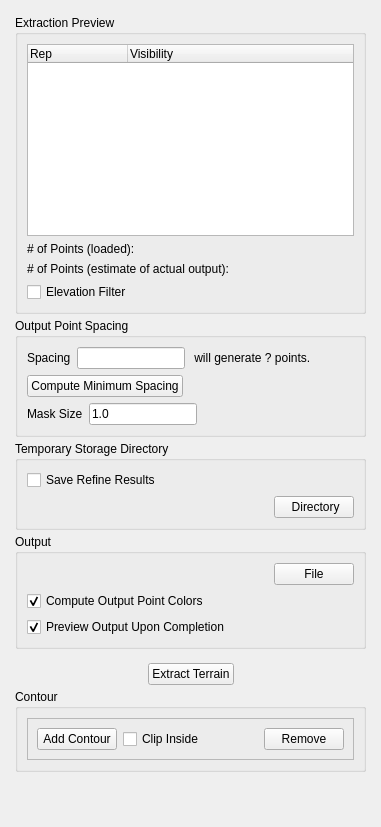
     <widget class="QWidget" name="tabExtractTerrain">
      <attribute name="title">
       <string>Terrain Extraction</string>
      </attribute>
      <layout class="QVBoxLayout">
       <item>
        <widget class="QFrame" name="TerrainOptionsFrame">
         <property name="enabled">
          <bool>true</bool>
         </property>
         <property name="sizePolicy">
          <sizepolicy hsizetype="Preferred" vsizetype="Preferred">
           <horstretch>0</horstretch>
           <verstretch>0</verstretch>
          </sizepolicy>
         </property>
         <property name="lineWidth">
          <number>0</number>
         </property>
         <layout class="QGridLayout" name="terrainOptionsLayout">
          <property name="margin">
           <number>4</number>
          </property>
          <property name="spacing">
           <number>4</number>
          </property>
          <item row="24" column="0">
           <layout class="QHBoxLayout">
            <item>
             <spacer name="horizontalSpacer_8">
              <property name="orientation">
               <enum>Qt::Horizontal</enum>
              </property>
              <property name="sizeHint" stdset="0">
               <size>
                <width>40</width>
                <height>20</height>
               </size>
              </property>
             </spacer>
            </item>
            <item>
             <widget class="QPushButton" name="processFullExtraction">
              <property name="text">
               <string>Extract Terrain</string>
              </property>
             </widget>
            </item>
            <item>
             <spacer name="horizontalSpacer_7">
              <property name="orientation">
               <enum>Qt::Horizontal</enum>
              </property>
              <property name="sizeHint" stdset="0">
               <size>
                <width>40</width>
                <height>20</height>
               </size>
              </property>
             </spacer>
            </item>
           </layout>
          </item>
          <item row="26" column="0">
           <spacer name="verticalSpacer">
            <property name="orientation">
             <enum>Qt::Vertical</enum>
            </property>
            <property name="sizeHint" stdset="0">
             <size>
              <width>20</width>
              <height>40</height>
             </size>
            </property>
           </spacer>
          </item>
          <item row="5" column="0">
           <widget class="QGroupBox" name="cacheGroup">
            <property name="title">
             <string>Temporary Storage Directory</string>
            </property>
            <property name="checkable">
             <bool>false</bool>
            </property>
            <property name="checked">
             <bool>false</bool>
            </property>
            <layout class="QGridLayout" name="gridLayout_3">
             <item row="1" column="2">
              <widget class="QPushButton" name="cacheDirectoryButton">
               <property name="enabled">
                <bool>true</bool>
               </property>
               <property name="sizePolicy">
                <sizepolicy hsizetype="Fixed" vsizetype="Fixed">
                 <horstretch>0</horstretch>
                 <verstretch>0</verstretch>
                </sizepolicy>
               </property>
               <property name="text">
                <string> Directory</string>
               </property>
              </widget>
             </item>
             <item row="1" column="0">
              <widget class="QLabel" name="CacheDirectoryLabel">
               <property name="enabled">
                <bool>true</bool>
               </property>
               <property name="sizePolicy">
                <sizepolicy hsizetype="Ignored" vsizetype="Preferred">
                 <horstretch>0</horstretch>
                 <verstretch>0</verstretch>
                </sizepolicy>
               </property>
               <property name="text">
                <string/>
               </property>
               <property name="scaledContents">
                <bool>false</bool>
               </property>
               <property name="alignment">
                <set>Qt::AlignLeading|Qt::AlignLeft|Qt::AlignVCenter</set>
               </property>
              </widget>
             </item>
             <item row="1" column="1">
              <spacer name="horizontalSpacer_3">
               <property name="orientation">
                <enum>Qt::Horizontal</enum>
               </property>
               <property name="sizeType">
                <enum>QSizePolicy::Fixed</enum>
               </property>
               <property name="sizeHint" stdset="0">
                <size>
                 <width>20</width>
                 <height>20</height>
                </size>
               </property>
              </spacer>
             </item>
             <item row="0" column="0">
              <widget class="QCheckBox" name="saveRefinedCheckBox">
               <property name="text">
                <string>Save Refine Results</string>
               </property>
              </widget>
             </item>
            </layout>
           </widget>
          </item>
          <item row="6" column="0">
           <widget class="QGroupBox" name="autoSaveExtractionGroup">
            <property name="title">
             <string>Output</string>
            </property>
            <property name="checkable">
             <bool>false</bool>
            </property>
            <property name="checked">
             <bool>false</bool>
            </property>
            <layout class="QGridLayout" name="gridLayout_2">
             <item row="0" column="1">
              <spacer name="horizontalSpacer_2">
               <property name="orientation">
                <enum>Qt::Horizontal</enum>
               </property>
               <property name="sizeType">
                <enum>QSizePolicy::Fixed</enum>
               </property>
               <property name="sizeHint" stdset="0">
                <size>
                 <width>20</width>
                 <height>20</height>
                </size>
               </property>
              </spacer>
             </item>
             <item row="0" column="2">
              <widget class="QPushButton" name="autoSaveFileButton">
               <property name="sizePolicy">
                <sizepolicy hsizetype="Fixed" vsizetype="Fixed">
                 <horstretch>0</horstretch>
                 <verstretch>0</verstretch>
                </sizepolicy>
               </property>
               <property name="text">
                <string>File</string>
               </property>
              </widget>
             </item>
             <item row="0" column="0">
              <widget class="QLabel" name="autoSaveLabel">
               <property name="sizePolicy">
                <sizepolicy hsizetype="Ignored" vsizetype="Preferred">
                 <horstretch>0</horstretch>
                 <verstretch>0</verstretch>
                </sizepolicy>
               </property>
               <property name="text">
                <string/>
               </property>
               <property name="alignment">
                <set>Qt::AlignRight|Qt::AlignTrailing|Qt::AlignVCenter</set>
               </property>
              </widget>
             </item>
             <item row="1" column="0">
              <widget class="QCheckBox" name="computeColor">
               <property name="toolTip">
                <string>Determine color for extracted terrain points based on input point colors (if present)</string>
               </property>
               <property name="text">
                <string>Compute Output Point Colors</string>
               </property>
               <property name="checked">
                <bool>true</bool>
               </property>
              </widget>
             </item>
             <item row="2" column="0">
              <widget class="QCheckBox" name="previewOnCompletionCheckBox">
               <property name="text">
                <string>Preview Output Upon Completion</string>
               </property>
               <property name="checked">
                <bool>true</bool>
               </property>
              </widget>
             </item>
            </layout>
           </widget>
          </item>
          <item row="25" column="0">
           <widget class="QGroupBox" name="TerrainContourGroup">
            <property name="title">
             <string>Contour</string>
            </property>
            <layout class="QVBoxLayout" name="verticalLayout">
             <item>
              <widget class="QFrame" name="frame_2">
               <property name="frameShape">
                <enum>QFrame::StyledPanel</enum>
               </property>
               <property name="frameShadow">
                <enum>QFrame::Raised</enum>
               </property>
               <layout class="QHBoxLayout" name="horizontalLayout_3">
                <item>
                 <widget class="QPushButton" name="addTerrainContourButton">
                  <property name="text">
                   <string>Add Contour</string>
                  </property>
                 </widget>
                </item>
                <item>
                 <widget class="QCheckBox" name="terrainClipInsideCheckBox">
                  <property name="text">
                   <string>Clip Inside</string>
                  </property>
                  <property name="checked">
                   <bool>false</bool>
                  </property>
                 </widget>
                </item>
                <item>
                 <spacer name="horizontalSpacer_4">
                  <property name="orientation">
                   <enum>Qt::Horizontal</enum>
                  </property>
                  <property name="sizeHint" stdset="0">
                   <size>
                    <width>40</width>
                    <height>20</height>
                   </size>
                  </property>
                 </spacer>
                </item>
                <item>
                 <widget class="QPushButton" name="removeTerrainContourButton">
                  <property name="text">
                   <string>Remove</string>
                  </property>
                 </widget>
                </item>
               </layout>
              </widget>
             </item>
            </layout>
           </widget>
          </item>
          <item row="9" column="0">
           <spacer name="verticalSpacer_2">
            <property name="orientation">
             <enum>Qt::Vertical</enum>
            </property>
            <property name="sizeType">
             <enum>QSizePolicy::Fixed</enum>
            </property>
            <property name="sizeHint" stdset="0">
             <size>
              <width>10</width>
              <height>10</height>
             </size>
            </property>
           </spacer>
          </item>
          <item row="2" column="0">
           <widget class="QGroupBox" name="ResolutionGroup">
            <property name="title">
             <string>Output Point Spacing</string>
            </property>
            <layout class="QVBoxLayout" name="verticalLayout_2">
             <item>
              <layout class="QHBoxLayout" name="horizontalLayout_4">
               <item>
                <widget class="QLabel" name="label_15">
                 <property name="text">
                  <string>Spacing</string>
                 </property>
                </widget>
               </item>
               <item>
                <widget class="QLineEdit" name="resolutionEdit"/>
               </item>
               <item>
                <widget class="QLabel" name="scaleNumPointsLabel">
                 <property name="text">
                  <string> will generate ? points. </string>
                 </property>
                </widget>
               </item>
               <item>
                <spacer name="horizontalSpacer">
                 <property name="orientation">
                  <enum>Qt::Horizontal</enum>
                 </property>
                 <property name="sizeHint" stdset="0">
                  <size>
                   <width>40</width>
                   <height>20</height>
                  </size>
                 </property>
                </spacer>
               </item>
              </layout>
             </item>
             <item>
              <layout class="QHBoxLayout" name="horizontalLayout_2">
               <item>
                <widget class="QPushButton" name="detailedResolutionButton">
                 <property name="toolTip">
                  <string>Compute suggested minimum spacing from all the input points</string>
                 </property>
                 <property name="text">
                  <string>Compute Minimum Spacing</string>
                 </property>
                </widget>
               </item>
               <item>
                <spacer name="horizontalSpacer_6">
                 <property name="orientation">
                  <enum>Qt::Horizontal</enum>
                 </property>
                 <property name="sizeHint" stdset="0">
                  <size>
                   <width>40</width>
                   <height>20</height>
                  </size>
                 </property>
                </spacer>
               </item>
              </layout>
             </item>
             <item>
              <layout class="QGridLayout" name="gridLayout">
               <item row="0" column="0">
                <widget class="QLabel" name="label_8">
                 <property name="toolTip">
                  <string>At 0, all samples are used thus more robust to noise (but slower), while increasing towards 1 tends towards a more even sampling (faster, but may not work well if the data is anisotropic)</string>
                 </property>
                 <property name="whatsThis">
                  <string>At 0, all samples are used thus more robust to noise (but slower), while increasing towards 1 tends towards a more even sampling (faster, but may not work well if the data is anisotropic)</string>
                 </property>
                 <property name="text">
                  <string>Mask Size</string>
                 </property>
                 <property name="textInteractionFlags">
                  <set>Qt::LinksAccessibleByMouse</set>
                 </property>
                 <property name="buddy">
                  <cstring></cstring>
                 </property>
                </widget>
               </item>
               <item row="0" column="1">
                <widget class="QLineEdit" name="MaskSize">
                 <property name="sizePolicy">
                  <sizepolicy hsizetype="Preferred" vsizetype="Fixed">
                   <horstretch>0</horstretch>
                   <verstretch>0</verstretch>
                  </sizepolicy>
                 </property>
                 <property name="toolTip">
                  <string>At 0, all samples are used thus more robust to noise (but slower), while increasing towards 1 tends towards a more even sampling (faster, but may not work well if the data is anisotropic)</string>
                 </property>
                 <property name="whatsThis">
                  <string>At 0, all samples are used thus more robust to noise (but slower), while increasing towards 1 tends towards a more even sampling (faster, but may not work well if the data is anisotropic)</string>
                 </property>
                 <property name="text">
                  <string>1.0</string>
                 </property>
                </widget>
               </item>
               <item row="0" column="2">
                <spacer name="horizontalSpacer_5">
                 <property name="orientation">
                  <enum>Qt::Horizontal</enum>
                 </property>
                 <property name="sizeHint" stdset="0">
                  <size>
                   <width>40</width>
                   <height>20</height>
                  </size>
                 </property>
                </spacer>
               </item>
              </layout>
             </item>
            </layout>
           </widget>
          </item>
          <item row="0" column="0" rowspan="2">
           <widget class="QGroupBox" name="groupBox">
            <property name="minimumSize">
             <size>
              <width>0</width>
              <height>0</height>
             </size>
            </property>
            <property name="title">
             <string>Extraction Preview</string>
            </property>
            <layout class="QVBoxLayout" name="verticalLayout_3">
             <item>
              <widget class="QTreeWidget" name="extractionTreeWidget">
               <property name="enabled">
                <bool>true</bool>
               </property>
               <property name="sizePolicy">
                <sizepolicy hsizetype="Preferred" vsizetype="Preferred">
                 <horstretch>0</horstretch>
                 <verstretch>0</verstretch>
                </sizepolicy>
               </property>
               <property name="selectionMode">
                <enum>QAbstractItemView::SingleSelection</enum>
               </property>
               <column>
                <property name="text">
                 <string>Rep</string>
                </property>
               </column>
               <column>
                <property name="text">
                 <string>Visibility</string>
                </property>
               </column>
              </widget>
             </item>
             <item>
              <layout class="QHBoxLayout" name="horizontalLayout">
               <item>
                <widget class="QLabel" name="label_13">
                 <property name="text">
                  <string># of Points (loaded): </string>
                 </property>
                </widget>
               </item>
               <item>
                <widget class="QLabel" name="numPointsLabel">
                 <property name="sizePolicy">
                  <sizepolicy hsizetype="Fixed" vsizetype="Preferred">
                   <horstretch>0</horstretch>
                   <verstretch>0</verstretch>
                  </sizepolicy>
                 </property>
                 <property name="minimumSize">
                  <size>
                   <width>100</width>
                   <height>0</height>
                  </size>
                 </property>
                 <property name="maximumSize">
                  <size>
                   <width>100</width>
                   <height>16777215</height>
                  </size>
                 </property>
                 <property name="baseSize">
                  <size>
                   <width>0</width>
                   <height>0</height>
                  </size>
                 </property>
                 <property name="text">
                  <string/>
                 </property>
                 <property name="alignment">
                  <set>Qt::AlignRight|Qt::AlignTrailing|Qt::AlignVCenter</set>
                 </property>
                </widget>
               </item>
              </layout>
             </item>
             <item>
              <layout class="QHBoxLayout" name="horizontalLayout_5">
               <item>
                <widget class="QLabel" name="label_2">
                 <property name="text">
                  <string># of Points (estimate of actual output):</string>
                 </property>
                </widget>
               </item>
               <item>
                <widget class="QLabel" name="numActualPointsLabel">
                 <property name="minimumSize">
                  <size>
                   <width>100</width>
                   <height>0</height>
                  </size>
                 </property>
                 <property name="text">
                  <string/>
                 </property>
                 <property name="alignment">
                  <set>Qt::AlignRight|Qt::AlignTrailing|Qt::AlignVCenter</set>
                 </property>
                </widget>
               </item>
              </layout>
             </item>
             <item>
              <widget class="QCheckBox" name="extractionElevationFilter">
               <property name="text">
                <string>Elevation Filter</string>
               </property>
              </widget>
             </item>
            </layout>
           </widget>
          </item>
         </layout>
        </widget>
       </item>
      </layout>
     </widget>
